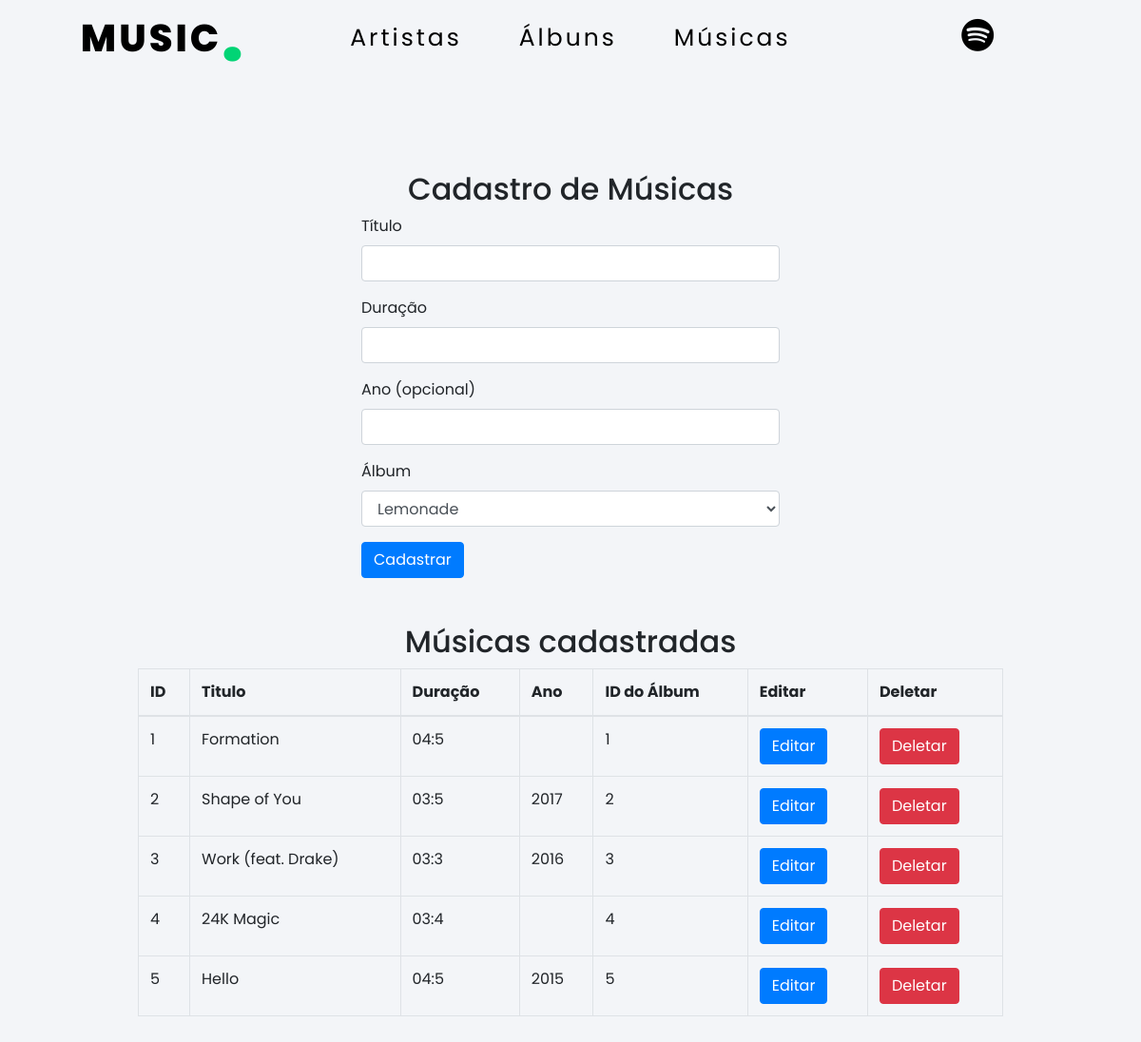
The page /musica.php on the database its author committed.
### tables this page shows
CREATE TABLE `Musica` (
  `id` int(11) NOT NULL AUTO_INCREMENT,
  `titulo` varchar(255) NOT NULL,
  `duracao` varchar(4) NOT NULL,
  `ano` int(11) DEFAULT NULL,
  `album_id` int(11) NOT NULL,
  PRIMARY KEY (`id`),
  KEY `album_id` (`album_id`)
);

### model/Album.php (called while the page is built, shortened)
<?php
class Album
{
    public static function listarAlbuns()
    {
        try {
            $conexao = Conexao::getConexao();
            $stmt = $conexao->prepare("SELECT * FROM Album ORDER BY id");
            $stmt->execute();
            return $stmt->fetchAll();
        } catch (Exception $e) {
            echo $e->getMessage();
            exit;
        }
    }
}
?>

### model/Musica.php (called while the page is built, shortened)
<?php
class Musica
{
    public static function listarMusics()
    {
        try {
            $conexao = Conexao::getConexao();
            $stmt = $conexao->prepare("SELECT * FROM Musica ORDER BY id");
            $stmt->execute();
            return $stmt->fetchAll();
        } catch (Exception $e) {
            echo $e->getMessage();
            exit;
        }
    }
}
?>

### musica.php (the view, shortened to what this page needs)
<!DOCTYPE html>
<html lang="en">
<head>
    <link rel="stylesheet" href="https://cdnjs.cloudflare.com/ajax/libs/font-awesome/6.1.1/css/all.min.css">
    <link href="https://maxcdn.bootstrapcdn.com/bootstrap/4.5.2/css/bootstrap.min.css" rel="stylesheet">
    <link rel="stylesheet" href="css/musica.css">
    <link rel="stylesheet" type="text/css" href="https://cdn.jsdelivr.net/npm/toastify-js/src/toastify.min.css">
</head>
<body>
    <div class="container">
        <nav>
            <a href="index.php" style="text-decoration: none;">
                <div class="logo">MUSIC<b>.</b></div>
            </a>
            <ul class="navItems">
                <li><a href="artista.php">Artistas</a></li>
                <li><a href="album.php">Álbuns</a></li>
                <li><a href="selecionarOpcao.php">Músicas</a></li>
            </ul>
            <div class="links">
                <a href="spotifyApiCall.php"><i
                        class="fab fa-spotify" style="font-size: 35px;"></i></a>
            </div>
        </nav>
        <?php
        require_once("./model/Album.php");
        require_once("./model/Musica.php");
        $listaMusicas = Musica::listarMusics();
        $listaAlbuns = Album::listarAlbuns();
        ?>
        <div class="container" id="fill">
            <div class="row justify-content-center">
                <div class="col-md-6">
                    <h2 class="text-center">Cadastro de Músicas</h2>
                    <form method="POST">
                        <div class="form-group">
                            <label for="nome">Título</label>
                            <input type="text" class="form-control" id="titulo" name="titulo" required>
                        </div>
                        <div class="form-group">
                            <label for="duracao">Duração</label>
                            <input type="text" class="form-control" id="duracao" name="duracao" required>
                        </div>
                        <div class="form-group">
                            <label for="ano">Ano (opcional)</label>
                            <input type="number" class="form-control" id="ano" name="ano">
                        </div>
                        <div class="form-group">
                            <label for="album_id">Álbum</label>
                            <select class="form-control" id="album_id" name="album_id">
                                <?php
                                if (!empty($listaAlbuns)) {
                                    foreach ($listaAlbuns as $album) {
                                        $id = $album["id"];
                                        $titulo = $album["titulo"];
                                        echo "<option value='$id'>$titulo</option>";
                                    }
                                } else {
                                    echo "<option value='' disabled>Nenhum álbum cadastrado :(</option>";
                                }
                                ?>
                            </select>
                        </div>
                        <button type="submit" class="btn btn-primary">Cadastrar</button>
                    </form>
                </div>
            </div>
            <div class="row mt-5">
                <div class="col-md-12">
                    <h2 class="text-center">Músicas cadastradas</h2>
                    <table class="table table-bordered">
                        <thead>
                            <tr>
                                <th>ID</th>
                                <th>Titulo</th>
                                <th>Duração</th>
                                <th>Ano</th>
                                <th>ID do Álbum</th>
                                <th>Editar</th>
                                <th>Deletar</th>
                            </tr>
                        </thead>
                        <tbody>
                            <?php foreach ($listaMusicas as $musica) {
                                $id = $musica["id"];
                                echo "<tr>";
                                echo "<td>" . $musica["id"] . "</td>";
                                echo "<td>" . $musica["titulo"] . "</td>";
                                echo "<td>" . $musica["duracao"] . "</td>";
                                echo "<td>" . $musica["ano"] . "</td>";
                                echo "<td>" . $musica["album_id"] . "</td>";
                                echo "<td><a href='editar_musica.php?id=$id' class='btn btn-primary'>Editar</a></td>";
                                echo "<td><a href='Musica.php?id=$id&op=deletarMusica' class='btn btn-danger'>Deletar</a></td>";
                                echo "</tr>";
                            } ?>
                        </tbody>
                    </table>
                </div>
            </div>
        </div>
</body>
</html>

### css/musica.css (style rules this page uses)
* { margin: 0; padding: 0; box-sizing: border-box; font-family: 'Poppins', sans-serif; }
html { scroll-behavior: smooth; }
body { background-color: #f3f5f8; }
.container { width: 100%; min-height: 100vh; }
#fill { position: relative; padding: 100px; }
nav { display: flex; width: 100%; justify-content: space-around; height: 80px; line-height: 80px; z-index: 111; }
.logo { display: flex; font-size: 40px; font-weight: 800; color: #000; letter-spacing: 3px; cursor: pointer; text-transform: uppercase; }
b { font-size: 70px; color: #01d475; }
.navItems { display: flex; }
.navItems li { list-style: none; margin: 0 30px; }
.navItems li a { font-size: 25px; font-weight: 400; color: #000; letter-spacing: 3px; text-decoration: none; text-transform: capitalize; }
.links a { font-size: 30px; color: #000; margin: 25px 70px; }

### rows shown on the page
musica: id "1", titulo "Formation", duracao "04:5", album "1"
musica: id "2", titulo "Shape of You", duracao "03:5", ano "2017", album "2"
musica: id "3", titulo "Work (feat. Drake)", duracao "03:3", ano "2016", album "3"
musica: id "4", titulo "24K Magic", duracao "03:4", album "4"
musica: id "5", titulo "Hello", duracao "04:5", ano "2015", album "5"

### other values the page prints
form field album_id "Lemonade"
